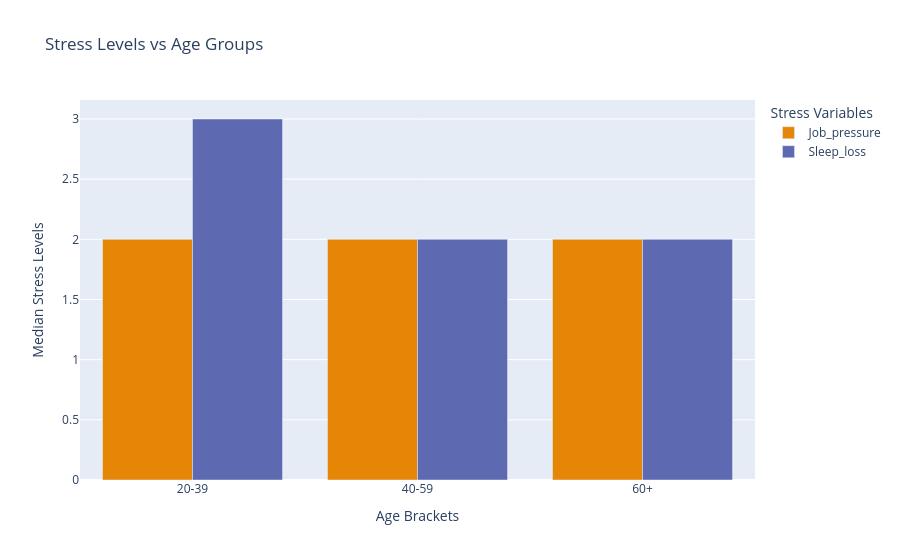

Source (notebook cell):
### Code cell
stress_means = railroad_df_clean.groupby('Age_Group_Grouped')[['Job_pressure', 'Sleep_loss']].median().reset_index()

fig = px.bar(
    stress_means,
    x='Age_Group_Grouped',
    y=['Job_pressure', 'Sleep_loss'],
    title='Stress Levels vs Age Groups',
    labels={'value': 'Median Stress Levels', 'Age_Group_Grouped': 'Age Brackets'},
    barmode='group',  
    color_discrete_sequence=px.colors.qualitative.Vivid 
)

fig.update_layout(
    xaxis_title='Age Brackets',
    yaxis_title='Median Stress Levels',
    legend_title='Stress Variables',
    bargap=0.2 
)

fig.show()
fig.write_html("Stress_lvl_age_group.html")

### Figure 1 — Plotly figure (JSON) as saved in the notebook; plotly's stock layout.template omitted (floating-point values rounded to 4 significant figures)
{"data": [{"alignmentgroup": "True", "hovertemplate": "variable=Job_pressure<br>Age Brackets=%{x}<br>Median Stress Levels=%{y}<extra></extra>", "legendgroup": "Job_pressure", "marker": {"color": "rgb(229, 134, 6)", "pattern": {"shape": ""}}, "name": "Job_pressure", "offsetgroup": "Job_pressure", "orientation": "v", "showlegend": true, "textposition": "auto", "type": "bar", "x": ["20-39", "40-59", "60+"], "xaxis": "x", "y": [2.0, 2.0, 2.0], "yaxis": "y"}, {"alignmentgroup": "True", "hovertemplate": "variable=Sleep_loss<br>Age Brackets=%{x}<br>Median Stress Levels=%{y}<extra></extra>", "legendgroup": "Sleep_loss", "marker": {"color": "rgb(93, 105, 177)", "pattern": {"shape": ""}}, "name": "Sleep_loss", "offsetgroup": "Sleep_loss", "orientation": "v", "showlegend": true, "textposition": "auto", "type": "bar", "x": ["20-39", "40-59", "60+"], "xaxis": "x", "y": [3.0, 2.0, 2.0], "yaxis": "y"}], "layout": {"bargap": 0.2, "barmode": "group", "legend": {"title": {"text": "Stress Variables"}, "tracegroupgap": 0}, "title": {"text": "Stress Levels vs Age Groups"}, "xaxis": {"anchor": "y", "domain": [0, 1], "title": {"text": "Age Brackets"}}, "yaxis": {"anchor": "x", "domain": [0, 1], "title": {"text": "Median Stress Levels"}}}}
